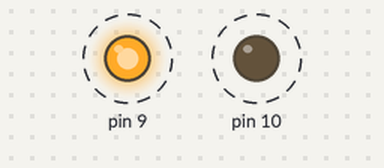
The sketch below on a simulated Arduino Uno, built with avr-gcc and run on an emulated ATmega328P. Shown: output pins drawn as LEDs (lit = HIGH). Dashed ring = blinking.

Above: at 0.2 s.
Timing chart, 0 to 3.0 s (numbered marks = the images above):
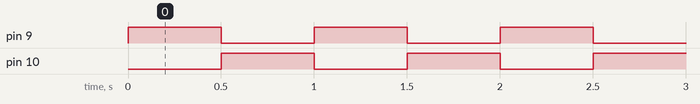

Measured:
- by itself, pin 9, pin 10: alternates HIGH for 0.50 s and LOW for 0.50 s

The sketch:

aula_2_variaveis.ino
```cpp
void setup() {
  pinMode(9, OUTPUT);
  pinMode(10, OUTPUT);

}

void loop() {

  int intervalo1Pisca;
  int intervalo2Pisca;

  intervalo1Pisca = 500;
  intervalo2Pisca = 500;

  digitalWrite(9, HIGH);
  digitalWrite(10, LOW);
  delay(intervalo1Pisca);

  digitalWrite(10, HIGH);
  digitalWrite(9, LOW);
  delay(intervalo2Pisca);

}
```
